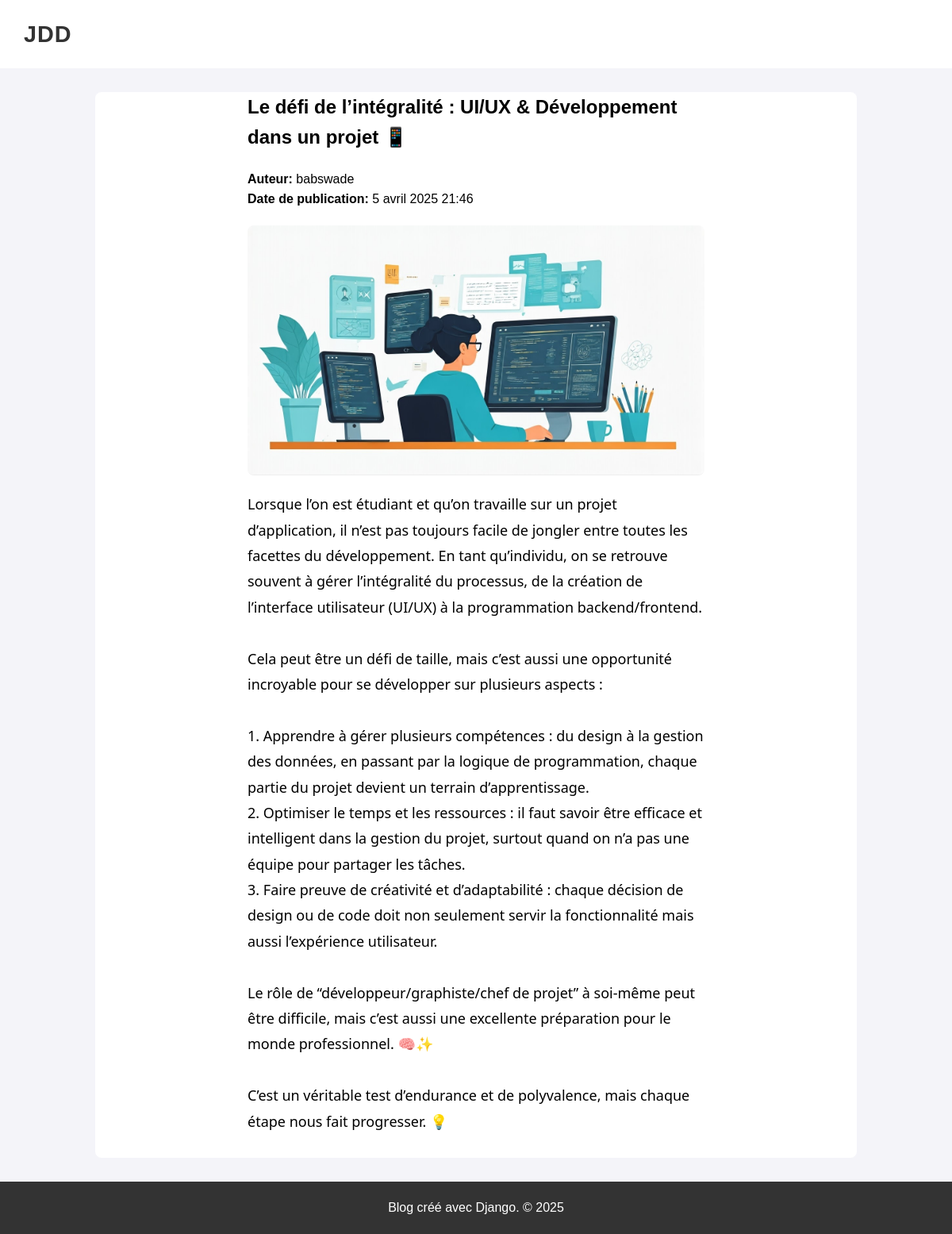
Page /article/8/ on the committed database.
### JournalDuDevApp/models.py (models this page shows, shortened)
class Article(models.Model):
    titre = models.CharField(max_length=200)
    contenu = RichTextField()
    date_publication = models.DateTimeField(auto_now_add=True)
    auteur = models.ForeignKey(User, on_delete=models.CASCADE)
    image = models.ImageField(upload_to='articles/', blank=True, null=True)

### JournalDuDevApp/views.py (the view)
# urls.py: path('article/<int:pk>/', views.ArticleDetailView.as_view(), name='article_detail'),
class ArticleDetailView(DetailView):
    model = Article
    template_name = 'article_detail.html'
    context_object_name = 'article'
    fields = ['titre', 'contenu', 'image']

### JournalDuDevApp/templates/article_detail.html (shortened to what this page needs)
{% extends 'base_generic.html' %}
{% block content %}
  <div class="article-detail-container">
    <h1 class="article-title">{{ article.titre }}</h1>
    <div class="article-meta">
      <p><strong>Auteur:</strong> {{ article.auteur }}</p>
      <p><strong>Date de publication:</strong> {{ article.date_publication }}</p>
    </div>
    <div class="article-image">
      <img src="{{ article.image.url }}" alt="Article Image" class="article-img">
    </div>
    <div class="article-content">
      <p>{{ article.contenu|safe}}</p>
    </div>
  </div>
{% endblock %}

### static/css/styles.css (style rules this page uses)
* { margin: 0; padding: 0; box-sizing: border-box; }
body { font-family: 'Arial', sans-serif; background-color: #f4f4f9; color: #333; line-height: 1.6; padding: 0; }
h1, h2 { color: #333; }
.article-img { width: 100%; height: auto; border-bottom: 1px solid #eee; }
.article-title { font-size: 1rem; font-weight: 600; color: #007bff; text-decoration: none; margin-bottom: 10px; }
.article-meta { font-size: 1rem; color: #777; margin-bottom: 10px; }
.article-detail-container { background-color: white; padding-left: 20%; padding-right: 20%; margin: 20px 0; border-radius: 8px; }
.article-title { font-size: 1.5rem; font-weight: 700; color: #000000; margin-bottom: 20px; }
.article-meta { font-size: 1rem; color: #000000; margin-bottom: 20px; }
.article-image { margin-bottom: 20px; }
.article-img { width: 100%; max-width: 800px; height: auto; border-radius: 8px; display: block; margin: 0 auto; }
.article-content { font-size: 1.125rem; line-height: 1.8; color: #000000; margin-bottom: 30px; margin-left: auto; margin-right: auto; font-family: "Segoe UI",Helvetica,Arial,sans-serif; font-weight: 100; }
h1 { font-size: 2rem; font-weight: 700; color: #333; margin-bottom: 20px; }
h1 { font-size: 1.8rem; font-weight: 700; color: #000000; margin-bottom: 20px; }

### rows in the picture
Article: titre "Le défi de l’intégralité : UI/UX & Développement dans un projet 📱", auteur "babswade", date_publication "5 avril 2025 21:46", image (picture), contenu "Lorsque l’on est étudiant et qu’on travaille sur un projet d’application, il n’est pas toujours facile de jongler entre toutes les facettes du développement. En tant qu’individu, on se retrouve souvent à gérer l’intégralité du processus, de la création de l’interface utilisateur (UI/UX) à la programmation backend/frontend. Cela peut être un défi de taille, mais c’est aussi une opportunité incroyable pour se développer sur plusieurs aspects : 1. Apprendre à gérer plusieurs compétences : du design à la gestion des données, en passant par la logique de programmation, chaque partie du projet devient un terrain d’apprentissage. 2. Optimiser le temps et les ressources : il faut savoir être…"
